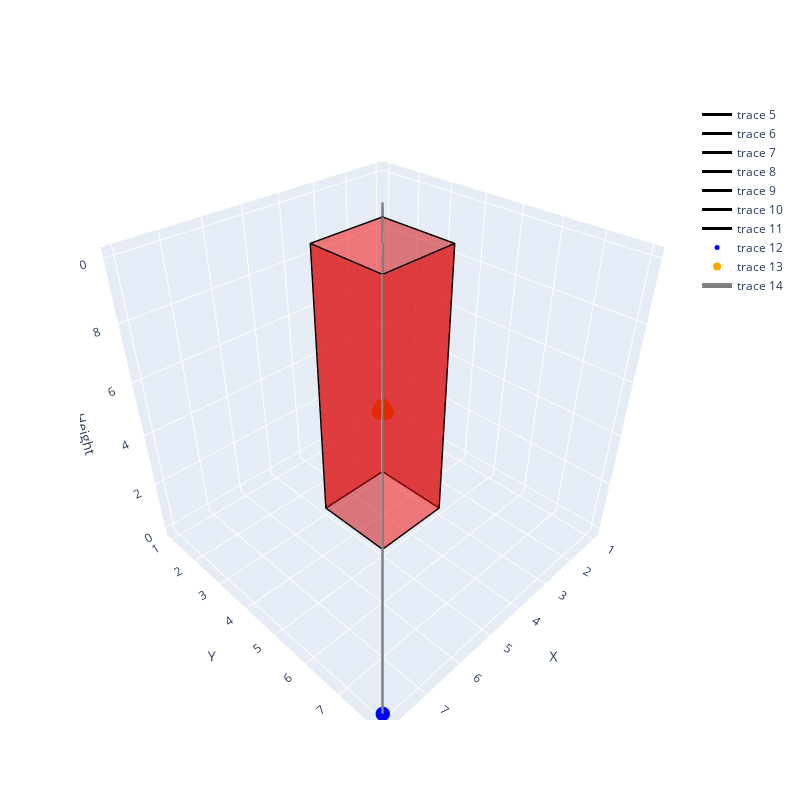

The cell this chart's notebook holds for it:
### Code cell
initial_plot(delivary_locations=dest, obstacles=obstacles_2, dp=source, route = route.copy())

### Figure 1 — Plotly figure (JSON) as saved in the notebook; plotly's stock layout.template omitted (floating-point values rounded to 4 significant figures)
{"data": [{"color": "red", "i": [0, 0], "j": [1, 2], "k": [2, 3], "opacity": 0.5, "type": "mesh3d", "x": [3, 5, 5, 3], "y": [3, 3, 3, 3], "z": [0, 0, 10, 10]}, {"color": "red", "i": [0, 0], "j": [1, 2], "k": [2, 3], "opacity": 0.5, "type": "mesh3d", "x": [5, 5, 5, 5], "y": [3, 5, 5, 3], "z": [0, 0, 10, 10]}, {"color": "red", "i": [0, 0], "j": [1, 2], "k": [2, 3], "opacity": 0.5, "type": "mesh3d", "x": [5, 3, 3, 5], "y": [5, 5, 5, 5], "z": [0, 0, 10, 10]}, {"color": "red", "i": [0, 0], "j": [1, 2], "k": [2, 3], "opacity": 0.5, "type": "mesh3d", "x": [3, 3, 3, 3], "y": [5, 3, 3, 5], "z": [0, 0, 10, 10]}, {"color": "red", "i": [0, 0], "j": [1, 2], "k": [2, 3], "opacity": 0.5, "type": "mesh3d", "x": [3, 3, 3, 3], "y": [3, 3, 3, 3], "z": [0, 0, 10, 10]}, {"line": {"color": "black", "width": 3}, "mode": "lines", "type": "scatter3d", "x": [3, 5, 5, 3, 3, 3], "y": [3, 3, 5, 5, 3, 3], "z": [10, 10, 10, 10, 10, 10]}, {"line": {"color": "black", "width": 3}, "mode": "lines", "type": "scatter3d", "x": [3, 5, 5, 3, 3, 3], "y": [3, 3, 5, 5, 3, 3], "z": [0, 0, 0, 0, 0, 0]}, {"line": {"color": "black", "width": 3}, "mode": "lines", "type": "scatter3d", "x": [3, 3, 5, 5, 3], "y": [3, 3, 3, 3, 3], "z": [0, 10, 10, 0, 0]}, {"line": {"color": "black", "width": 3}, "mode": "lines", "type": "scatter3d", "x": [5, 5, 5, 5, 5], "y": [3, 3, 5, 5, 3], "z": [0, 10, 10, 0, 0]}, {"line": {"color": "black", "width": 3}, "mode": "lines", "type": "scatter3d", "x": [5, 5, 3, 3, 5], "y": [5, 5, 5, 5, 5], "z": [0, 10, 10, 0, 0]}, {"line": {"color": "black", "width": 3}, "mode": "lines", "type": "scatter3d", "x": [3, 3, 3, 3, 3], "y": [5, 5, 3, 3, 5], "z": [0, 10, 10, 0, 0]}, {"line": {"color": "black", "width": 3}, "mode": "lines", "type": "scatter3d", "x": [3, 3, 3, 3, 3], "y": [3, 3, 3, 3, 3], "z": [0, 10, 10, 0, 0]}, {"marker": {"color": "blue", "size": 5}, "mode": "markers", "type": "scatter3d", "x": [8], "y": [8], "z": [0]}, {"marker": {"color": "orange", "size": 8}, "mode": "markers", "type": "scatter3d", "x": [1], "y": [1], "z": [0]}, {"line": {"color": "gray", "width": 5}, "mode": "lines", "type": "scatter3d", "x": [1, 1, 2.995, 5.005, 8, 8, 8, 5.005, 2.995, 1, 1], "y": [1, 1, 3, 5, 8, 8, 8, 5, 3, 1, 1], "z": [0, 9, 10.01, 10.01, 9, 0, 9, 10.01, 10.01, 9, 0]}], "layout": {"height": 800, "scene": {"aspectmode": "cube", "xaxis": {"title": {"text": "X"}}, "yaxis": {"title": {"text": "Y"}}, "zaxis": {"title": {"text": "Height"}}}, "width": 800}}
